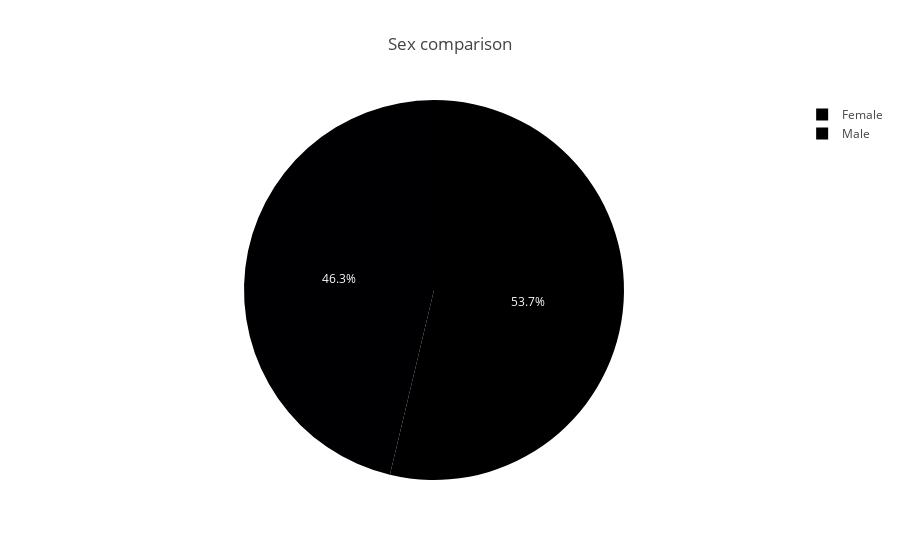

This figure's notebook cell:
### Markdown cell above
In general, people do anal sex and for them, it is not important, whether they have eye contact or not (especially for men). Moreover, my assumption is that sex is popular during University life and most people do it in the age form 20-40 years. And women are the most interested part in holding such an event.

### Code cell
fig = px.pie(data, values = data["Sex"].value_counts(), names = data["Sex"].unique(), title = "Sex comparison")
fig.update_traces(textposition='inside')
fig.update_layout(uniformtext_minsize=12, uniformtext_mode='hide')
fig.show()

### Figure 1 — Plotly figure (JSON) as saved in the notebook; plotly's stock layout.template omitted (floating-point values rounded to 4 significant figures)
{"data": [{"domain": {"x": [0.0, 1.0], "y": [0.0, 1.0]}, "hovertemplate": "label=%{label}<br>value=%{value}<extra></extra>", "labels": ["Female", "Male"], "legendgroup": "", "name": "", "showlegend": true, "values": [591, 509], "type": "pie", "textposition": "inside"}], "layout": {"legend": {"tracegroupgap": 0}, "title": {"text": "Sex comparison"}, "uniformtext": {"minsize": 12, "mode": "hide"}}}
